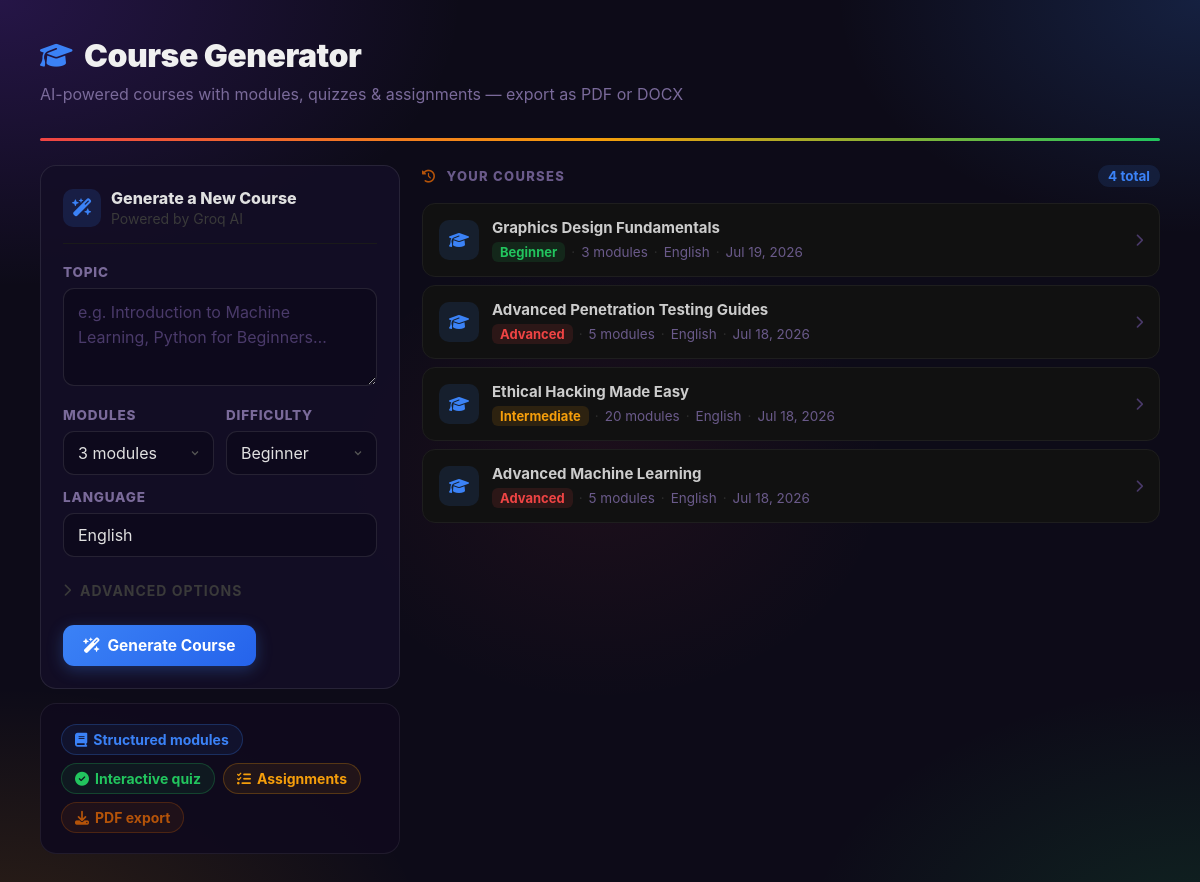
The app's page /coursegen/ with its own data.
### models.py (models this page shows)
class Course(db.Model):
    __tablename__ = "courses"
    id            = db.Column(db.Integer, primary_key=True)
    title         = db.Column(db.String(400))
    topic         = db.Column(db.Text)
    difficulty    = db.Column(db.String(50))
    language      = db.Column(db.String(100))
    total_modules = db.Column(db.Integer, default=0)
    created_at    = db.Column(db.DateTime, default=datetime.utcnow)
    modules       = db.relationship("CourseModule", backref="course",
                                    cascade="all, delete-orphan", order_by="CourseModule.number")

### apps/coursegen/__init__.py (the view)
@coursegen_bp.route("/")
def index():
    courses = Course.query.order_by(Course.created_at.desc()).limit(20).all()
    return render_template("coursegen/index.html", courses=courses)

### templates/coursegen/index.html (shortened to what this page needs)
{% extends "base.html" %}
{% block content %}
<div class="page-header anim-up">
  <h1><i class="fas fa-graduation-cap"></i> Course Generator</h1>
  <p class="subtitle">AI-powered courses with modules, quizzes &amp; assignments — export as PDF or DOCX</p>
</div>
<div class="color-bar"></div>
<div class="split">
  <div class="sticky-col">
    <div class="card card-glow anim-up d1">
      <div class="form-card-header">
        <div class="form-card-icon"><i class="fas fa-wand-magic-sparkles"></i></div>
        <div>
          <div style="font-size:16px;font-weight:800;color:#e0e0e0;">Generate a New Course</div>
          <div style="font-size:14px;color:#3a3a3a;margin-top:2px;">Powered by Groq AI</div>
        </div>
      </div>
      <div class="form-group">
        <label class="form-label">Topic</label>
        <textarea class="textarea" id="topic" rows="3"
          placeholder="e.g. Introduction to Machine Learning, Python for Beginners…"></textarea>
      </div>
      <div class="input-row">
        <div class="form-group mb-0">
          <label class="form-label">Modules</label>
          <select class="select" id="num_modules">
            <option value="3" selected>3 modules</option>
          </select>
        </div>
        <div class="form-group mb-0">
          <label class="form-label">Difficulty</label>
          <select class="select" id="difficulty">
            <option>Beginner</option>
          </select>
        </div>
      </div>
      <div class="form-group" style="margin-top:14px;">
        <label class="form-label">Language</label>
        <input class="input" id="language" placeholder="English" value="English">
      </div>
      <button class="adv-toggle" id="advToggle" onclick="toggleAdv()">
        <i class="fas fa-chevron-right"></i> Advanced options
      </button>
      <button class="btn btn-info" id="generateBtn" onclick="startGenerate()" style="margin-top:18px;">
        <i class="fas fa-wand-magic-sparkles"></i> Generate Course
      </button>
    </div>
    <div class="card-flat anim-up d3" style="margin-top:0;">
      <div class="chips">
        <span class="chip chip-blue"><i class="fas fa-book"></i> Structured modules</span>
        <span class="chip chip-green"><i class="fas fa-check-circle"></i> Interactive quiz</span>
        <span class="chip chip-yellow"><i class="fas fa-tasks"></i> Assignments</span>
        <span class="chip chip-brown"><i class="fas fa-download"></i> PDF export</span>
      </div>
    </div>
  </div>
  <div class="courses-sticky-col">
  <div class="anim-up d2">
    <div class="flex items-center justify-between" style="margin-bottom:16px;">
      <p class="section-label" style="margin:0;">
        <i class="fas fa-clock-rotate-left" style="color:var(--brown);margin-right:6px;"></i>
        Your Courses
      </p>
      {% if courses %}
      <span class="badge badge-blue">{{ courses|length }} total</span>
      {% endif %}
    </div>
    {% if courses %}
      {% for course in courses %}
      <div class="course-item" onclick="window.location='/coursegen/{{ course.id }}'">
        <div class="history-icon" style="background:rgba(59,130,246,.12);color:var(--blue);">
          <i class="fas fa-graduation-cap"></i>
        </div>
        <div class="history-meta">
          <div class="title">{{ course.title }}</div>
          <div class="sub" style="display:flex;align-items:center;gap:6px;flex-wrap:wrap;margin-top:5px;">
            <span class="diff-badge-{{ course.difficulty.lower() }}">{{ course.difficulty }}</span>
            <span style="color:#2e2e2e;">·</span>
            <span>{{ course.total_modules }} modules</span>
            <span style="color:#2e2e2e;">·</span>
            <span>{{ course.language }}</span>
            <span style="color:#2e2e2e;">·</span>
            <span>{{ course.created_at.strftime('%b %d, %Y') }}</span>
          </div>
        </div>
        <i class="fas fa-chevron-right history-arrow"></i>
      </div>
      {% endfor %}
    {% else %}
      <div class="empty-state">
        <div class="icon"><i class="fas fa-book-open"></i></div>
        <p>No courses yet. Generate your first one!</p>
      </div>
    {% endif %}
  </div>
  </div>
</div>
{% endblock %}

### templates/base.html (shortened to what this page needs)
<!DOCTYPE html>
<html lang="en">
<head>
  <link rel="stylesheet" href="/static/css/mobile.css">
  <link rel="stylesheet" href="https://cdnjs.cloudflare.com/ajax/libs/font-awesome/6.5.0/css/all.min.css">
</head>
<body>
<div class="page-wrap">
  {% block content %}{% endblock %}
</div>
</body>
</html>

### templates/coursegen/index.html (style rules this page uses)
.adv-toggle { display: flex; align-items: center; gap: 8px; font-size: 14px; font-weight: 700; color: #3a3a3a; cursor: pointer; margin: 12px 0 0; background: none; border: none; font-family: inherit; text-transform: uppercase; letter-spacing: .07em; width: 100%; text-align: left; transition: color .15s; padding: 8px 0; }
.adv-toggle i { transition: transform .2s; font-size: 13px; }
.courses-sticky-col { position: sticky; top: 72px; max-height: calc(100vh - 92px); overflow-y: auto; align-self: start; scrollbar-width: none; }
.form-card-header { display: flex; align-items: center; gap: 10px; margin-bottom: 20px; padding-bottom: 16px; border-bottom: 1px solid #1a1a1a; }
.form-card-icon { width: 38px; height: 38px; border-radius: 10px; background: rgba(59,130,246,.15); color: var(--blue); display: flex; align-items: center; justify-content: center; font-size: 18px; flex-shrink: 0; }
.course-item { display: flex; align-items: center; gap: 13px; background: #111; border: 1px solid #1e1e1e; border-radius: 13px; padding: 14px 16px; margin-bottom: 8px; cursor: pointer; transition: border-color .2s, background .2s, transform .2s, box-shadow .2s; position: relative; overflow: hidden; }
.course-item::before { content: ''; position: absolute; left: 0; top: 0; bottom: 0; width: 3px; background: linear-gradient(180deg, var(--blue), var(--green)); opacity: 0; transition: opacity .2s; }
.diff-badge-beginner { background: rgba(34,197,94,.12); color: var(--green); border-radius: 6px; padding: 2px 8px; font-size: 13px; font-weight: 700; }
.diff-badge-intermediate { background: rgba(245,158,11,.12); color: var(--yellow); border-radius: 6px; padding: 2px 8px; font-size: 13px; font-weight: 700; }
.diff-badge-advanced { background: rgba(239,68,68,.12); color: var(--red); border-radius: 6px; padding: 2px 8px; font-size: 13px; font-weight: 700; }

### records on screen
Course: title "Graphics Design Fundamentals", difficulty "Beginner", total_modules "3", language "English", created_at "Jul 19, 2026"
Course: title "Advanced Penetration Testing Guides", difficulty "Advanced", total_modules "5", language "English", created_at "Jul 18, 2026"
Course: title "Ethical Hacking Made Easy", difficulty "Intermediate", total_modules "20", language "English", created_at "Jul 18, 2026"
Course: title "Advanced Machine Learning", difficulty "Advanced", total_modules "5", language "English", created_at "Jul 18, 2026"

### other values on screen
{{ courses|length }} "4"
